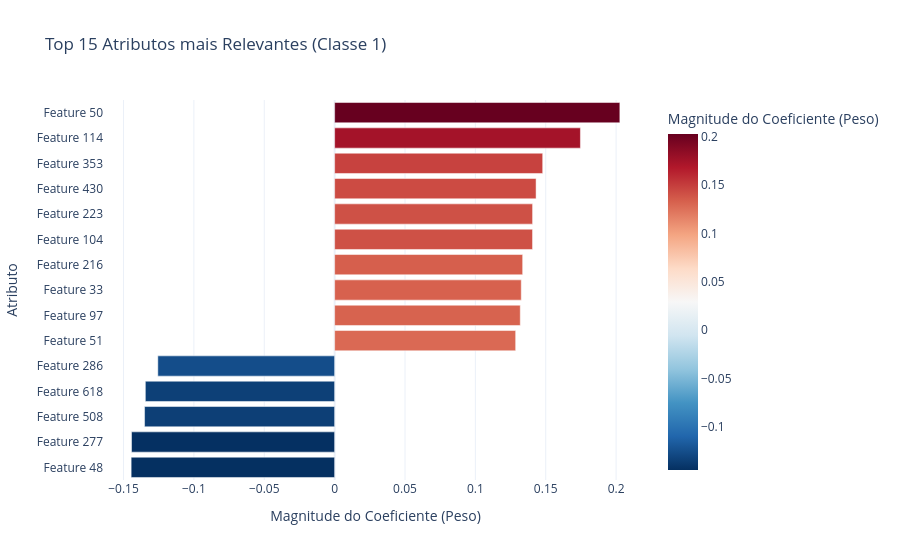

Notebook cell for this chart:
### Code cell
# 4. Plot das Features Mais Importantes para a Classe 1 (ex: Caminhada)
fig_feats = lr.plot_top_features_importance(best_model, top_n=15, class_index=0)
fig_feats.show()

### Figure 1 — Plotly figure (JSON) as saved in the notebook; plotly's stock layout.template omitted (floating-point values rounded to 4 significant figures)
{"data": [{"hovertemplate": "Magnitude do Coeficiente (Peso)=%{marker.color}<br>Atributo=%{y}<extra></extra>", "legendgroup": "", "marker": {"color": [0.2027, 0.1746, 0.1478, -0.1446, -0.1443, 0.1431, 0.1407, 0.1406, -0.1351, -0.1345, 0.1336, 0.1326, 0.1319, 0.1286, -0.1256], "coloraxis": "coloraxis", "pattern": {"shape": ""}}, "name": "", "orientation": "h", "showlegend": false, "textposition": "auto", "type": "bar", "x": [0.2027, 0.1746, 0.1478, -0.1446, -0.1443, 0.1431, 0.1407, 0.1406, -0.1351, -0.1345, 0.1336, 0.1326, 0.1319, 0.1286, -0.1256], "xaxis": "x", "y": ["Feature 50", "Feature 114", "Feature 353", "Feature 48", "Feature 277", "Feature 430", "Feature 223", "Feature 104", "Feature 508", "Feature 618", "Feature 216", "Feature 33", "Feature 97", "Feature 51", "Feature 286"], "yaxis": "y"}], "layout": {"barmode": "relative", "coloraxis": {"autocolorscale": false, "colorbar": {"title": {"text": "Magnitude do Coeficiente (Peso)"}}, "colorscale": [[0, "rgb(5,48,97)"], [0.1, "rgb(33,102,172)"], [0.2, "rgb(67,147,195)"], [0.3, "rgb(146,197,222)"], [0.4, "rgb(209,229,240)"], [0.5, "rgb(247,247,247)"], [0.6, "rgb(253,219,199)"], [0.7, "rgb(244,165,130)"], [0.8, "rgb(214,96,77)"], [0.9, "rgb(178,24,43)"], [1, "rgb(103,0,31)"]]}, "legend": {"tracegroupgap": 0}, "title": {"text": "Top 15 Atributos mais Relevantes (Classe 1)"}, "xaxis": {"anchor": "y", "domain": [0, 1], "title": {"text": "Magnitude do Coeficiente (Peso)"}}, "yaxis": {"anchor": "x", "categoryorder": "total ascending", "domain": [0, 1], "title": {"text": "Atributo"}}}}
